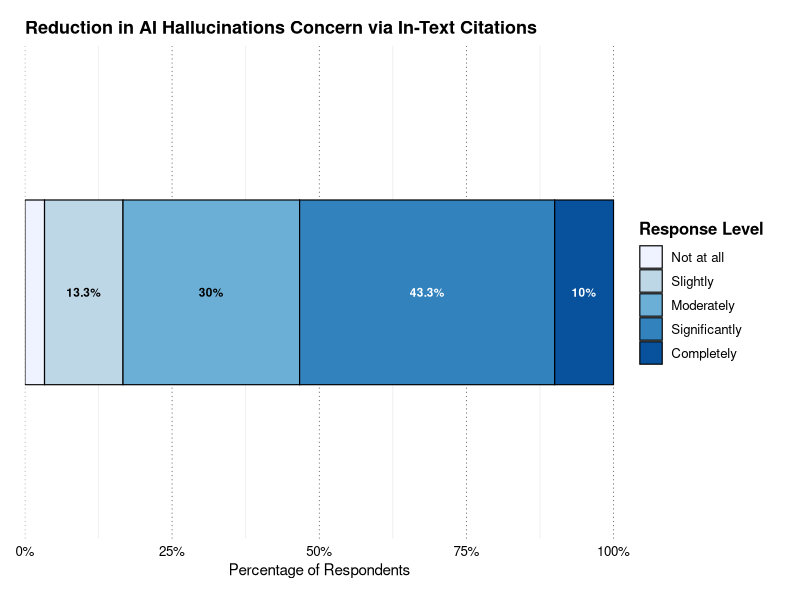

Recreate this plot in R.
library(tidyverse)
library(here)

# 1. Read the dataset
df <- read.csv(here("data","Survey_Data_IntegratedSheet.csv"), check.names = FALSE)

# 2. Extract column BF (index 58), extract standard category labels, and calculate proportions
df_likert <- df %>%
  select(response = 58) %>%
  drop_na() %>%
  mutate(category = case_when(
    grepl("Not at all", response)    ~ "Not at all",
    grepl("Slightly", response)      ~ "Slightly",
    grepl("Moderately", response)    ~ "Moderately",
    grepl("Significantly", response) ~ "Significantly",
    grepl("Completely", response)    ~ "Completely",
    TRUE ~ response
  )) %>%
  # Preserve logical order from least to most reduced concern
  mutate(category = factor(category, levels = c("Not at all", "Slightly", "Moderately", "Significantly", "Completely"))) %>%
  count(category) %>%
  mutate(
    item = "In-Text Citations", # Single bar placeholder for horizontal layout
    percentage = n / sum(n) * 100,
    # Hide labels for very small segments (e.g., < 3%) to prevent text overlap; adjust threshold if needed
    label = ifelse(percentage >= 5, paste0(round(percentage, 1), "%"), "")
  )

# Define 5-color Blues palette matching your original scale_fill_brewer(palette = "Blues")
colors <- c(
  "Not at all"    = "#EFF3FF",
  "Slightly"      = "#BDD7E7",
  "Moderately"    = "#6BAED6",
  "Significantly" = "#3182BD",
  "Completely"    = "#08519C"
)

# 3. Plot the horizontal Likert-style stacked bar chart
ggplot(df_likert, aes(x = item, y = percentage, fill = category)) +
  geom_col(
    position = position_stack(reverse = TRUE), # Places "Not at all" on the left and "Completely" on the right
    width = 0.45,
    color = "black",
    linewidth = 0.4
  ) +
  coord_flip() +
  geom_text(
    aes(label = label),
    position = position_stack(vjust = 0.5, reverse = TRUE),
    size = 3,
    fontface = "bold",
    # Switch text color to white on the darkest blue segments for readability
    color = ifelse(df_likert$category %in% c("Significantly", "Completely"), "white", "black")
  ) +
  scale_fill_manual(values = colors) +
  scale_y_continuous(
    labels = function(x) paste0(x, "%"),
    limits = c(0, 100.1), # Slight buffer prevents floating-point rounding (100.0001%) from dropping the last bar
    expand = c(0, 0)
  ) +
  labs(
    title = "Reduction in AI Hallucinations Concern via In-Text Citations",
    x = NULL,
    y = "Percentage of Respondents",
    fill = "Response Level"
  ) +
  theme_minimal(base_size = 12) +
  theme(
    panel.background      = element_rect(fill = "transparent", color = NA),
    plot.background       = element_rect(fill = "transparent", color = NA),
    legend.background     = element_rect(fill = "transparent", color = NA),
    legend.box.background = element_rect(fill = "transparent", color = NA),
    text                  = element_text(color = "black"),
    axis.text.y           = element_blank(), # Hides the placeholder y-axis label for a single bar
    axis.ticks.y          = element_blank(),
    axis.text.x           = element_text(color = "black"),
    axis.title            = element_text(color = "black", size = 11),
    plot.title            = element_text(color = "black", face = "bold", size = 13),
    legend.text           = element_text(color = "black"),
    legend.title          = element_text(color = "black", face = "bold"),
    panel.grid.major.y    = element_blank(),
    panel.grid.major.x    = element_line(color = "black", linewidth = 0.2, linetype = "dotted"),
    legend.position       = "right",
    plot.margin     = margin(t = 15, r = 20, b = 15, l = 15, unit = "pt")
  )

# Adjusted dimensions to fit a wide single horizontal bar cleanly
# ggsave("hallucination_concern_likert.png", width = 14,
#        height = 5,
#        units = "in",
#        dpi = 300,
#        bg = "transparent")
